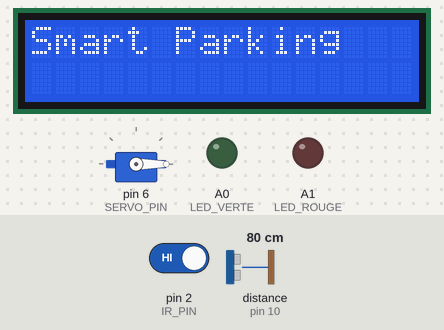
Bench run of a sketch on a simulated Arduino Uno, built with avr-gcc and run on an emulated ATmega328P. On the bench: servo, 16×2 character LCD, output pins drawn as LEDs (lit = HIGH). Wiring (inferred from the names in the program): ultrasonic range finder: trigger pin 9; echo pin 10. Dashed ring = blinking. Inputs (shaded band) come from the test bench; at power-on: distance to the obstacle (sensor on pin 10) 80 cm, pin 2 (IR_PIN) HIGH. The echo pulse lasts 58.3 µs per cm; pins used as bus, display or sensor lines are not drawn.

Above: at 0.5 s.
At 3.2 s:
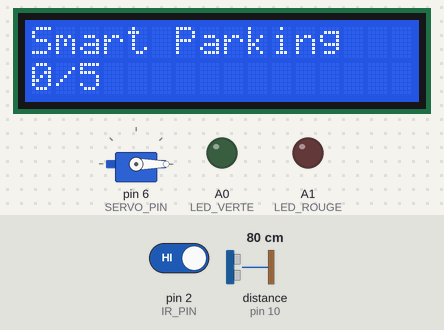
3.3 s: distance to the obstacle (sensor on pin 10) set to 6 cm
4.8 s: distance to the obstacle (sensor on pin 10) set to 3 cm
At 5.5 s:
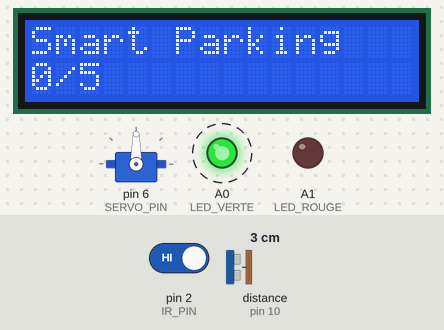
7.8 s: pin 2 (IR_PIN) driven LOW
10.0 s: distance to the obstacle (sensor on pin 10) set to 9 cm
At 11.6 s:
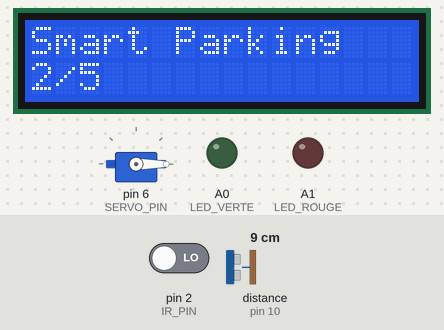
Timing chart, 0 to 12.9 s (numbered marks = the images above; inputs shaded):
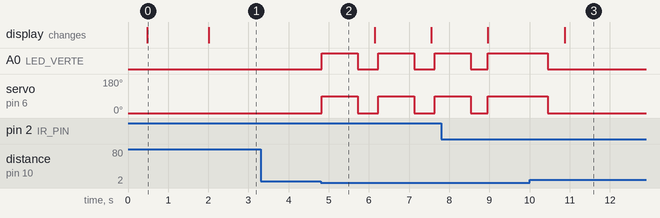

The sketch:

Smart-parking.ino
```cpp
#include <Wire.h>
#include <LiquidCrystal_I2C.h>
#include <Servo.h>

LiquidCrystal_I2C lcd(0x27, 16, 2);
Servo gate;

// ===== Broches utilisées =====
#define SERVO_PIN 6
#define TRIG_PIN 9
#define ECHO_PIN 10
#define IR_PIN 2

#define LED_VERTE A0
#define LED_ROUGE A1

// ===== Paramètres du parking =====
#define GATE_OPEN 90
#define GATE_CLOSED 0
const int maxCars = 5;

int carCount = 0;

// Variables pour éviter les déclenchements multiples
bool entryBusy = false;
bool exitBusy = false;
bool lastIRState = HIGH;

// ===== Mesure de distance avec HC-SR04 =====
long getDistance() {
  digitalWrite(TRIG_PIN, LOW);
  delayMicroseconds(2);

  digitalWrite(TRIG_PIN, HIGH);
  delayMicroseconds(10);
  digitalWrite(TRIG_PIN, LOW);

  long d = pulseIn(ECHO_PIN, HIGH, 30000);

  // Retourne une grande valeur si aucune mesure
  return (d == 0) ? 999 : d * 0.034 / 2;
}

// ===== Mise à jour de l'écran LCD =====
void updateLCD() {

  lcd.setCursor(0,0);

  if (carCount >= maxCars)
    lcd.print("PARKING FULL   ");
  else
    lcd.print("Smart Parking  ");

  lcd.setCursor(0,1);
  lcd.print(String(carCount) + "/" + String(maxCars) + "      ");
}

// ===== Gestion des LEDs =====
void updateLEDs() {

  // LED rouge allumée lorsque le parking est complet
  digitalWrite(LED_ROUGE, (carCount >= maxCars));
}

// ===== Ouverture de la barrière =====
void openGate(int t) {

  gate.write(GATE_OPEN);

  digitalWrite(LED_VERTE, HIGH);

  delay(t);

  digitalWrite(LED_VERTE, LOW);
}

// ===== Fermeture de la barrière =====
void closeGate() {

  gate.write(GATE_CLOSED);

  delay(400);
}

void setup() {

  pinMode(TRIG_PIN, OUTPUT);
  pinMode(ECHO_PIN, INPUT);
  pinMode(IR_PIN, INPUT);

  pinMode(LED_VERTE, OUTPUT);
  pinMode(LED_ROUGE, OUTPUT);

  gate.attach(SERVO_PIN);

  closeGate();

  lcd.init();
  lcd.backlight();
  lcd.clear();

  lcd.print("Smart Parking");

  delay(1500);

  lcd.clear();

  updateLCD();
}

void loop() {

  long distance = getDistance();

  // ===== Détection d'une voiture à l'entrée =====
  if (!entryBusy && carCount < maxCars && distance < 4) {

    entryBusy = true;

    openGate(900);
    closeGate();

    carCount++;

    updateLEDs();
    updateLCD();

    entryBusy = false;
  }

  // ===== Détection d'une voiture à la sortie =====
  bool irNow = digitalRead(IR_PIN);

  if (!exitBusy && irNow == LOW && lastIRState == HIGH) {

    exitBusy = true;

    // Vérification pour éviter un compteur négatif
    if (carCount > 0) {

      openGate(1500);
      closeGate();

      carCount--;
    }

    updateLEDs();
    updateLCD();

    exitBusy = false;
  }

  lastIRState = irNow;

  delay(80);
}
```

Measured:
- the behaviour switches between 5 and 4 cm on distance to the obstacle (sensor on pin 10) (found by bisection; images 1 and 2)
- after the input at 3.3 s, every drawn part: stays the same
- after the input at 4.8 s, A0 (LED_VERTE): alternates HIGH for 0.90 s and LOW for 0.50 s, starting at once; servo on pin 6 (SERVO_PIN): alternates 90° for 0.90 s and 0° for 0.50 s, starting at once
- after the input at 10.0 s, A0 (LED_VERTE): goes on until 10.5 s, then stays LOW; servo on pin 6 (SERVO_PIN): goes on until 10.5 s, then stays 0°
- what the display in image 0 shows lasts 1.5 s, from 0.5 s to 2.0 s
